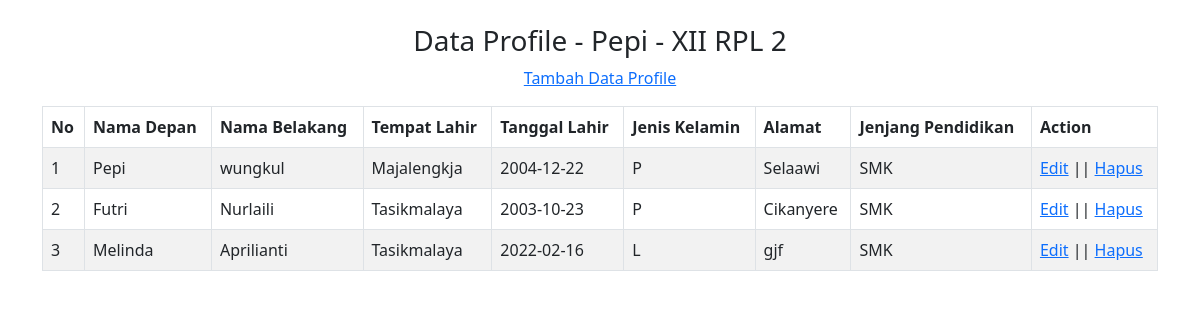
Page /index.php/profile/tampil_data on the committed database.
### tables this page shows
CREATE TABLE `tbl_profile` (
  `id` int(11) NOT NULL,
  `nama_depan` varchar(100) NOT NULL,
  `nama_belakang` varchar(100) NOT NULL,
  `tempat_lahir` varchar(100) NOT NULL,
  `tanggal_lahir` date NOT NULL,
  `jenis_kelamin` varchar(5) NOT NULL,
  `alamat` text NOT NULL,
  `jenjang_pendidikan` varchar(50) NOT NULL
);

### application/controllers/Profile.php (called while the page is built, shortened)
<?php
class Profile extends CI_Controller {
    public function tampil_data()
    {
        $this->load->model('M_profile');
        $data['profile'] = $this->M_profile->tampil_data()->result();
        $this->load->view('v_tampil_data_profile', $data);
    }
}

### index.php (called while the page is built, shortened)
<?php
require_once BASEPATH.'core/CodeIgniter.php';

### application/models/M_profile.php (called while the page is built, shortened)
<?php
class M_profile extends CI_Model {
	public function tampil_data()
    {
        return $this->db->get('tbl_profile');
    }
}

### application/views/v_tampil_data_profile.php (the view, shortened to what this page needs)
<!DOCTYPE html>
<html lang="en">
<head>
    <link rel="stylesheet" href="<?= base_url('template/bootstrap.min.css') ?>">
    <link rel="stylesheet" href="<?= base_url('template/font/css/all.css') ?>">
</head>
<body>
    <center>
        <br>
    <div class="container">
<table class="table table-bordered table-striped">
 <thead>
 <tr>
 <th>No</th>
 <th>Nama Depan</th>
 <th>Nama Belakang</th>
 <th>Tempat Lahir</th>
 <th>Tanggal Lahir</th>
 <th>Jenis Kelamin</th>
 <th>Alamat</th>
 <th>Jenjang Pendidikan</th>
 <th>Action</th>
 </tr>
 </thead>
<h3>Data Profile - Pepi - XII RPL 2</h3>
<a href="<?= base_url('profile/tambah_data_profile')?>"><p class="text-center">Tambah Data Profile</p></a>
<tbody>
 <?php $no = 1; foreach($profile as $p) { ?>
 <tr>
 <td><?= $no ?></td>
 <td><?= $p->nama_depan ?></td>
 <td><?= $p->nama_belakang ?></td>
 <td><?= $p->tempat_lahir ?></td>
 <td><?= $p->tanggal_lahir ?></td>
 <td><?= $p->jenis_kelamin ?></td>
 <td><?= $p->alamat ?></td>
 <td><?= $p->jenjang_pendidikan ?></td>
 <td>
     <a href="<?= base_url('profile/update_data_profile/'.$p->id)?>">Edit</a> ||
     <a href="<?= base_url('profile/hapus_data_profile/'.$p->id)?>">Hapus</a>
 </td>
 </tr>
 <?php $no++; } ?>
 </tbody>
 </table>
 </div>
 </center>
</body>
</html>

### rows in the picture
tbl_profile: nama_depan "Pepi", nama_belakang "wungkul", tempat_lahir "Majalengkja", tanggal_lahir "2004-12-22", jenis_kelamin "P", alamat "Selaawi", jenjang_pendidikan "SMK"
tbl_profile: nama_depan "Futri", nama_belakang "Nurlaili", tempat_lahir "Tasikmalaya", tanggal_lahir "2003-10-23", jenis_kelamin "P", alamat "Cikanyere", jenjang_pendidikan "SMK"
tbl_profile: nama_depan "Melinda", nama_belakang "Aprilianti", tempat_lahir "Tasikmalaya", tanggal_lahir "2022-02-16", jenis_kelamin "L", alamat "gjf", jenjang_pendidikan "SMK"
